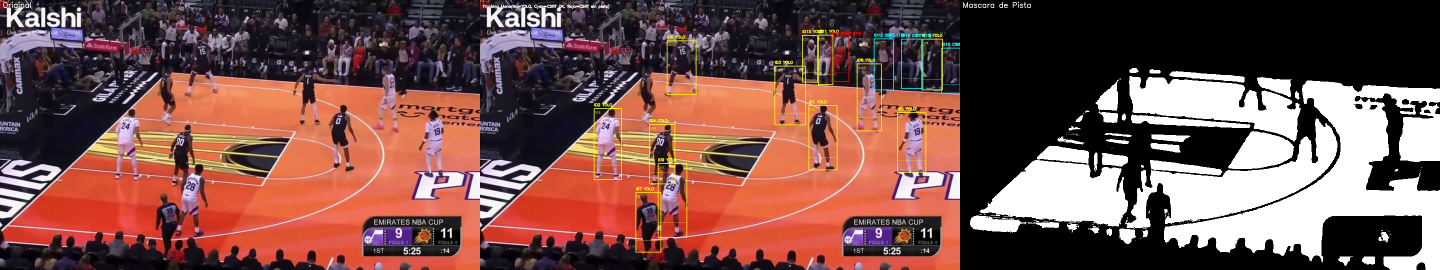
#> input picture debug_tracking_frame_60_seg1.jpg, 5760 x 1080 px, given in place of Contraataque.mp4, which was not available (shown at 1/4 size)
$ python visualizeMask.py
#> lines starting #> are read from the running program, lines starting #| are printed output that depends on the picture; after the words box and inside, x2 and y2 are one past the last pixel; in counts of white or black regions, pixels touching at a corner belong together; pictures that were not available may be replaced by others from this repository, and a replacement may not be noted
### mask/courtMask.py
import cv2
import numpy as np
from pathlib import Path


class CourtMaskGenerator:

    def __init__(self):

        # Rango HSV parquet
        self.lower_parquet = np.array([0, 100, 100])
        self.upper_parquet = np.array([25, 255, 255])

        # Rango YCrCb piel humana
        self.lower_skin = np.array([0, 133, 77], dtype=np.uint8)
        self.upper_skin = np.array([255, 173, 127], dtype=np.uint8)

        # Rango HSV amarillo/dorado
        self.lower_yellow = np.array([22, 80, 120], dtype=np.uint8)
        self.upper_yellow = np.array([35, 255, 255], dtype=np.uint8)

    def court_mask(self, image_bgr):

        # Segmentar parquet
        hsv = cv2.cvtColor(image_bgr, cv2.COLOR_BGR2HSV)
        mask_court = cv2.inRange(hsv, self.lower_parquet, self.upper_parquet)

        # Segmentar piel
        ycbcr = cv2.cvtColor(image_bgr, cv2.COLOR_BGR2YCrCb)
        mask_skin_ycbcr = cv2.inRange(ycbcr, self.lower_skin, self.upper_skin)

        # Detectar amarillos/dorados y excluirlos de la máscara de piel
        mask_yellow = cv2.inRange(hsv, self.lower_yellow, self.upper_yellow)
        mask_not_yellow = cv2.bitwise_not(mask_yellow)

        # Combinar: piel YCrCb AND NOT amarillo
        mask_skin = cv2.bitwise_and(mask_skin_ycbcr, mask_not_yellow)

        # Restar piel del parquet
        mask_not_skin = cv2.bitwise_not(mask_skin)
        mask_court_clean = cv2.bitwise_and(mask_court, mask_not_skin)

        # Aplicar ROI dinámico
        camera_side = self.detect_camera_side(image_bgr)
        mask_court_clean, _ = self.apply_roi(mask_court_clean, image_bgr.shape, camera_side)

        return mask_court_clean, hsv

    def detect_camera_side(self, image_bgr):

        h, w = image_bgr.shape[:2]
        corner_h = int(h * 0.60)
        corner_w = int(w * 0.30)

        mask_triangle_left = np.zeros((h, w), dtype=np.uint8)
        mask_triangle_right = np.zeros((h, w), dtype=np.uint8)

        # Triángulo izquierda
        triangle_left = np.array([
            [0, 0],
            [0, corner_h],
            [corner_w, 0]
        ], dtype=np.int32)
        cv2.fillPoly(mask_triangle_left, [triangle_left], 255)

        # Triángulo derecha
        triangle_right = np.array([
            [w, 0],
            [w - corner_w, 0],
            [w, corner_h]
        ], dtype=np.int32)
        cv2.fillPoly(mask_triangle_right, [triangle_right], 255)

        # Detectar parquet en cada triángulo
        hsv = cv2.cvtColor(image_bgr, cv2.COLOR_BGR2HSV)
        mask_court = cv2.inRange(hsv, self.lower_parquet, self.upper_parquet)

        court_left = cv2.bitwise_and(mask_court, mask_court, mask=mask_triangle_left)
        court_right = cv2.bitwise_and(mask_court, mask_court, mask=mask_triangle_right)

        pixels_left = np.count_nonzero(court_left)
        pixels_right = np.count_nonzero(court_right)

        # Logica para determinar lado
        if pixels_left < pixels_right * 0.5:
            return 'left'
        elif pixels_right < pixels_left * 0.5:
            return 'right'
        else:
            return 'center'

    def apply_roi(self, mask, image_shape, camera_side='center'):

        h, w = image_shape[:2]
        roi_mask = np.zeros((h, w), dtype=np.uint8)

        # Definir ROI según el lado de la cámara
        if camera_side == 'left':

            margin_x = int(w * 0.25)
            margin_y_top = int(h * 0.17)
            margin_y_bottom = int(h * 0.35)

            roi_polygon = np.array([
                [margin_x, margin_y_top],
                [w, int(margin_y_top*1.4)],
                [w, h],
                [0, h],
                [0, h - margin_y_bottom]
            ], dtype=np.int32)

        elif camera_side == 'right':

            margin_x_right = int(w * 0.75)
            margin_y_top = int(h * 0.17)
            margin_y_bottom = int(h * 0.35)

            roi_polygon = np.array([
                [0, int(margin_y_top*1.4)],
                [margin_x_right, margin_y_top],
                [w, h - margin_y_bottom],
                [w, h],
                [0, h]
            ], dtype=np.int32)

        else:
            roi_polygon = np.array([
                [0, int(h * 0.15)],
                [w, int(h * 0.15)],
                [w, h],
                [0, h]
            ], dtype=np.int32)

        cv2.fillPoly(roi_mask, [roi_polygon], 255)
        mask_roi = cv2.bitwise_and(mask, mask, mask=roi_mask)

        return mask_roi, roi_mask

### mask/visualizeMask.py
import cv2
import numpy as np
from pathlib import Path
from courtMask import CourtMaskGenerator

script_dir = Path(__file__).parent
VIDEO_INPUT = str(script_dir.parent / "media" / "videos" / "Contraataque.mp4")
VIDEO_OUTPUT = str(script_dir.parent / "media" / "videos" / "outputs" / "contraataque_mask_visualization.mp4")

mask_gen = CourtMaskGenerator()

# Abrir video
cap = cv2.VideoCapture(VIDEO_INPUT)
if not cap.isOpened():
    print(f"❌ Error: No se pudo abrir el video {VIDEO_INPUT}")
    exit(1)

fps = cap.get(cv2.CAP_PROP_FPS)
width = int(cap.get(cv2.CAP_PROP_FRAME_WIDTH))
height = int(cap.get(cv2.CAP_PROP_FRAME_HEIGHT))

fourcc = cv2.VideoWriter_fourcc(*'mp4v')
out = cv2.VideoWriter(VIDEO_OUTPUT, fourcc, fps, (width * 2, height))

print(f"Video: {width}x{height} @ {fps:.0f} FPS")
print(f"Guardando en: {VIDEO_OUTPUT}")
print("Presiona 'q' para salir")

frame_num = 0

while True:
    ret, frame = cap.read()
#> frame is the input picture: shape (1080, 5760, 3); mean B, G, R 77.6, 82.7, 120.3
    if not ret:
        break

    camera_side = mask_gen.detect_camera_side(frame)
#> in detect_camera_side, `cv2.fillPoly(mask_triangle_left, [triangle_left], 255)`:
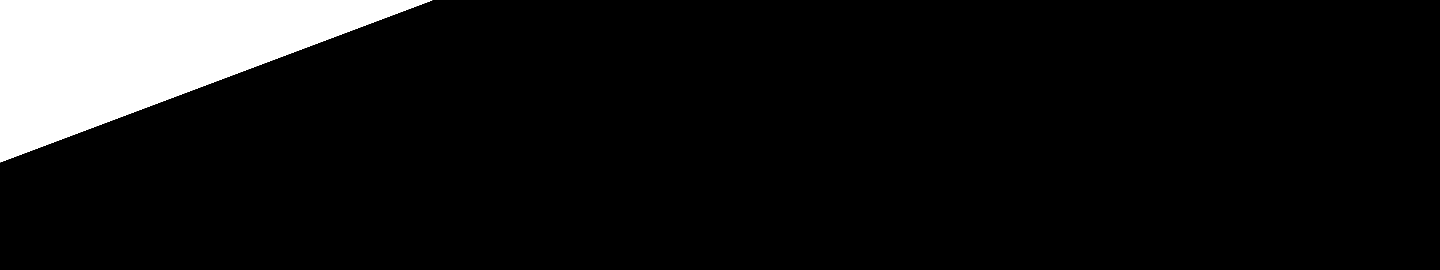
#> mask_triangle_left: shape (1080, 5760) (shown at 1/4 size); 9% white; 1 white region, box (x1, y1, x2, y2) and area: (0, 0, 1729, 649) 562033
#> in detect_camera_side, `cv2.fillPoly(mask_triangle_right, [triangle_right], 255)`: mask_triangle_right: shape (1080, 5760); 9% white; 1 white region, box (x1, y1, x2, y2) and area: (4032, 0, 5760, 649) 561600
#> in detect_camera_side, `hsv = cv2.cvtColor(image_bgr, cv2.COLOR_BGR2HSV)`: hsv: shape (1080, 5760, 3); mean H, S, V 50, 83.4, 123
#> in detect_camera_side, `mask_court = cv2.inRange(hsv, self.lower_parquet, self.upper_parquet)`: mask_court: shape (1080, 5760); 27.6% white; 621 white regions (484 under 20 px), largest, box (x1, y1, x2, y2) and area: (526, 292, 1920, 1080) 680321, (2445, 292, 3840, 1080) 597861, (1963, 501, 2631, 971) 135542
#> in detect_camera_side, `court_left = cv2.bitwise_and(mask_court, mask_court, mask=mask_triangl..`:
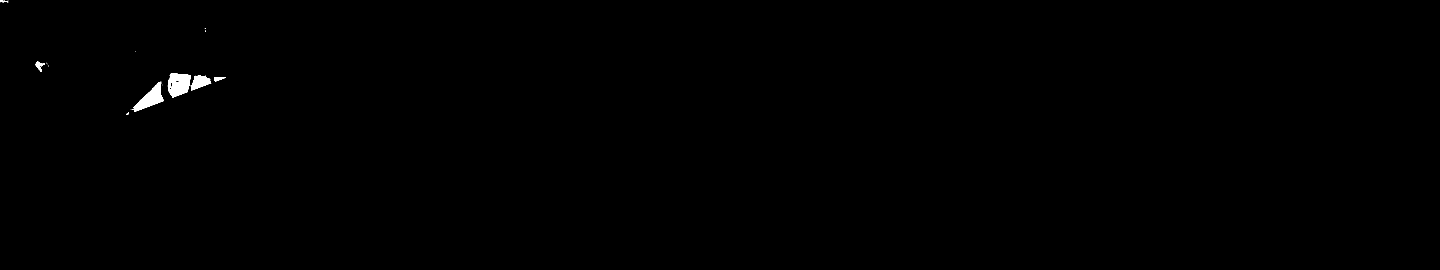
#> court_left: shape (1080, 5760) (shown at 1/4 size); 0.26% white; 27 white regions (17 under 20 px), largest, box (x1, y1, x2, y2) and area: (671, 292, 763, 391) 6388, (526, 327, 655, 447) 5856, (763, 302, 845, 362) 2833
#> in detect_camera_side, `court_right = cv2.bitwise_and(mask_court, mask_court, mask=mask_triang..`: court_right: shape (1080, 5760); every value is 0
#> in detect_camera_side, `pixels_left = np.count_nonzero(court_left)`: pixels_left = 16323
#> in detect_camera_side, `pixels_right = np.count_nonzero(court_right)`: pixels_right = 0
#> camera_side = 'right'
    mask, _ = mask_gen.court_mask(frame)
#> in court_mask, `ycbcr = cv2.cvtColor(image_bgr, cv2.COLOR_BGR2YCrCb)`: ycbcr: shape (1080, 5760, 3); mean of channels 0, 1, 2 93.3, 147.2, 119.1
#> in court_mask, `mask_skin_ycbcr = cv2.inRange(ycbcr, self.lower_skin, self.upper_skin)`: mask_skin_ycbcr: shape (1080, 5760); 9% white; 816 white regions (529 under 20 px), largest, box (x1, y1, x2, y2) and area: (2, 288, 1921, 1080) 217109, (2607, 479, 3256, 746) 46643, (1922, 490, 3323, 1080) 38591
#> in court_mask, `mask_yellow = cv2.inRange(hsv, self.lower_yellow, self.upper_yellow)`: mask_yellow: shape (1080, 5760); 1.2% white; 304 white regions (189 under 20 px), largest, box (x1, y1, x2, y2) and area: (2274, 432, 2932, 1010) 25937, (3097, 139, 3333, 501) 5097, (354, 559, 471, 617) 3486
#> in court_mask, `mask_skin = cv2.bitwise_and(mask_skin_ycbcr, mask_not_yellow)`: mask_skin: shape (1080, 5760); 8.4% white; 950 white regions (633 under 20 px), largest, box (x1, y1, x2, y2) and area: (2, 288, 1921, 1080) 197970, (2607, 479, 3256, 746) 37279, (1922, 490, 3323, 1080) 35294
#> in court_mask, `mask_court_clean = cv2.bitwise_and(mask_court, mask_not_skin)`:
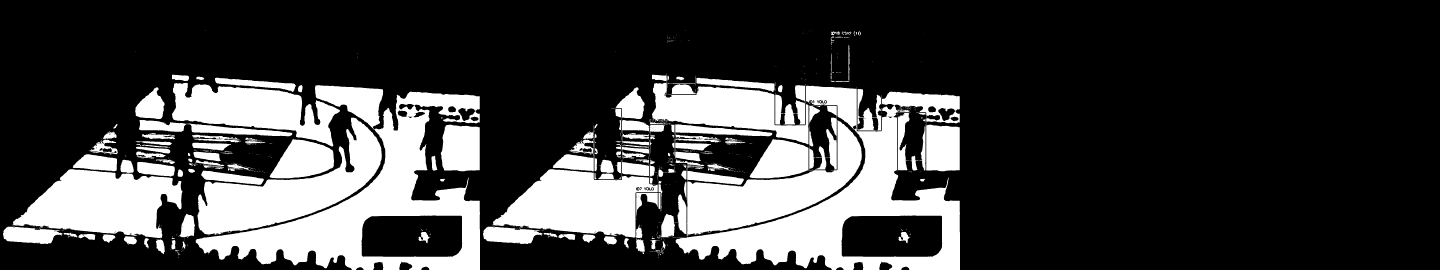
#> mask_court_clean: shape (1080, 5760) (shown at 1/4 size); 24.8% white; 765 white regions (565 under 20 px), largest, box (x1, y1, x2, y2) and area: (2600, 294, 3840, 1080) 451701, (782, 341, 1920, 1080) 272540, (790, 470, 1527, 940) 126793
#> in apply_roi, `cv2.fillPoly(roi_mask, [roi_polygon], 255)`:
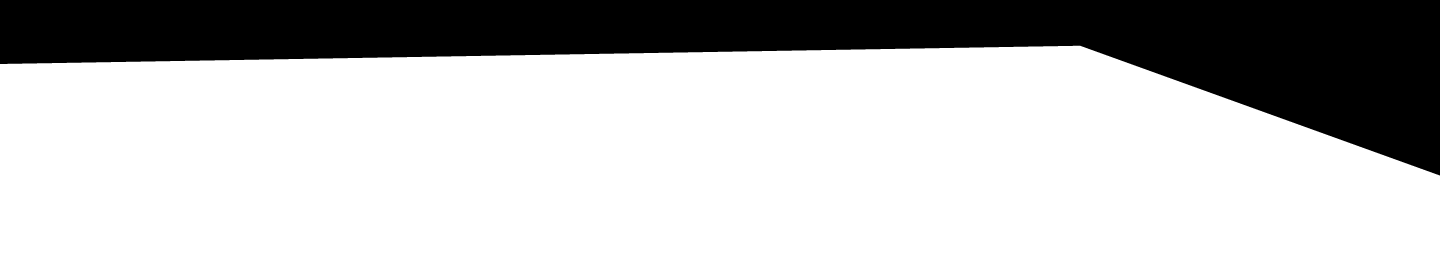
#> roi_mask: shape (1080, 5760) (shown at 1/4 size); 74.5% white; 1 black region, box (x1, y1, x2, y2) and area: (0, 0, 5760, 702) 1585477

    h, w = frame.shape[:2]
#> h = 1080; w = 5760
    frame_roi = frame.copy()

    if camera_side == 'left':
        roi = np.array([
            [int(w*0.25), int(h*0.17)],
            [w, int(h*0.17*1.4)],
            [w, h],
            [0, h],
            [0, int(h*0.65)]
        ], dtype=np.int32)
        color = (0, 255, 255)

    elif camera_side == 'right':
        roi = np.array([
            [0, int(h*0.17*1.4)],
            [int(w*0.75), int(h*0.17)],
            [w, int(h*0.65)],
            [w, h],
            [0, h]
        ], dtype=np.int32)
        color = (255, 0, 255)

    else:
        roi = np.array([
            [0, int(h*0.15)],
            [w, int(h*0.15)],
            [w, h],
            [0, h]
        ], dtype=np.int32)
        color = (0, 255, 0)

    cv2.polylines(frame_roi, [roi], True, color, 4)
    overlay = frame_roi.copy()
    cv2.fillPoly(overlay, [roi], color)
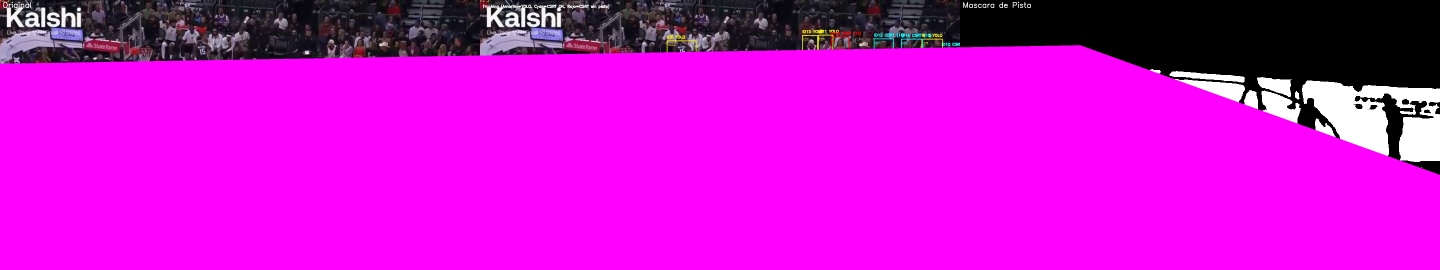
#> overlay: shape (1080, 5760, 3) (shown at 1/4 size); mean B, G, R 205.3, 13.4, 205.1
    frame_roi = cv2.addWeighted(frame_roi, 0.85, overlay, 0.15, 0)
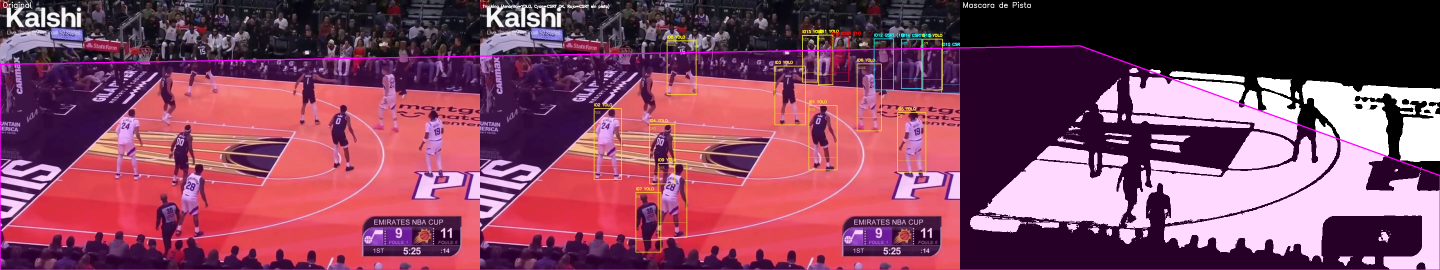
#> frame_roi: shape (1080, 5760, 3) (shown at 1/4 size); mean B, G, R 97.9, 72, 134.1

    masked = cv2.bitwise_and(frame, frame, mask=mask)

    cv2.putText(frame_roi, f"Lado: {camera_side.upper()}", (10, 40),
               cv2.FONT_HERSHEY_SIMPLEX, 1, (255, 255, 255), 2)
    cv2.putText(frame_roi, f"Frame: {frame_num}", (10, 80),
               cv2.FONT_HERSHEY_SIMPLEX, 0.7, (255, 255, 255), 2)

    cv2.putText(masked, f"Lado: {camera_side.upper()}", (10, 40),
               cv2.FONT_HERSHEY_SIMPLEX, 1, (255, 255, 255), 2)
    cv2.putText(masked, f"Frame: {frame_num}", (10, 80),
               cv2.FONT_HERSHEY_SIMPLEX, 0.7, (255, 255, 255), 2)

    combined = np.hstack([frame_roi, masked])
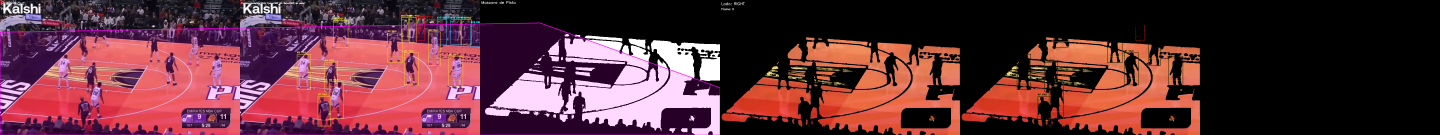
#> combined: shape (1080, 11520, 3) (shown at 1/8 size); mean B, G, R 57.8, 48.6, 94.8

    out.write(combined)

    scale = 0.5
    frame_roi_small = cv2.resize(frame_roi, (int(w * scale), int(h * scale)))
    masked_small = cv2.resize(masked, (int(w * scale), int(h * scale)))

    cv2.imshow("ROI", frame_roi_small)
    cv2.imshow("Mascara", masked_small)

    frame_num += 1

    if cv2.waitKey(1) & 0xFF == ord('q'):
#> (key q is pressed here)
        break

cap.release()
out.release()
cv2.destroyAllWindows()

print(f"\n✅ Video guardado en: {VIDEO_OUTPUT}")
